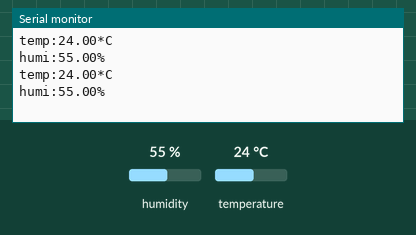
This sketch was run on a simulated Arduino Uno, built with avr-gcc and run on an emulated ATmega328P. Shown: the last lines printed to the serial monitor. Inputs (shaded band) come from the test bench; at power-on: humidity 55 %, temperature 24 °C.

Above: at 3.3 s.
3.4 s: humidity set to 22 %
At 6.1 s:
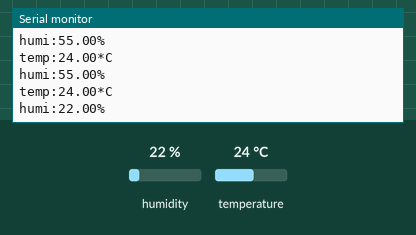
6.7 s: temperature set to 12 °C
At 8.8 s:
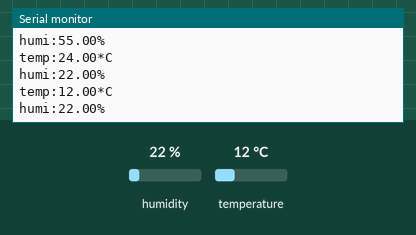
10.0 s: humidity set to 40 %
At 10.4 s:
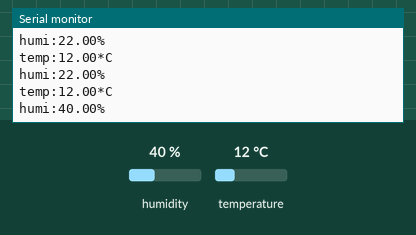
Timing chart, 0 to 13.0 s (numbered marks = the images above; inputs shaded):
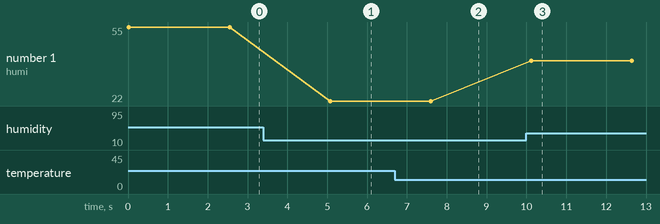

Measured:
- after the input at 3.4 s, the serial monitor: prints a new line after 1.7 s (image 1)
- after the input at 6.7 s, the serial monitor: prints a new line after 0.90 s (image 2)
- after the input at 10.0 s, the serial monitor: prints a new line after 0.12 s (image 3)
- plotted number 1: 55 → 22 after the input at 3.4 s, 22 → 40 after the input at 10.0 s

The sketch:

temp_humi_sensor.ino
```cpp
//DHT센서에서 받은 값을 표시//

#include <SimpleDHT.h>
#include <DHT11.h>


int pin=2;
DHT11 dht11(pin);


void setup() {
  // put your setup code here, to run once:
  Serial.begin(115200);

}

void loop() {
  // put your main code here, to run repeatedly:
  int err;
  float temp, humi;
  if((err=dht11.read(humi,temp))==0)
  {
    Serial.println();
    Serial.print("temp:"+(String)temp+"*C");
    Serial.println();
    Serial.print("humi:"+(String)humi+"%");
    delay(1500);
    }
      else
  {
    Serial.println();
    Serial.print("Error No :");
    Serial.print(err);
    Serial.println();
  }
  delay(DHT11_RETRY_DELAY);
}
```
